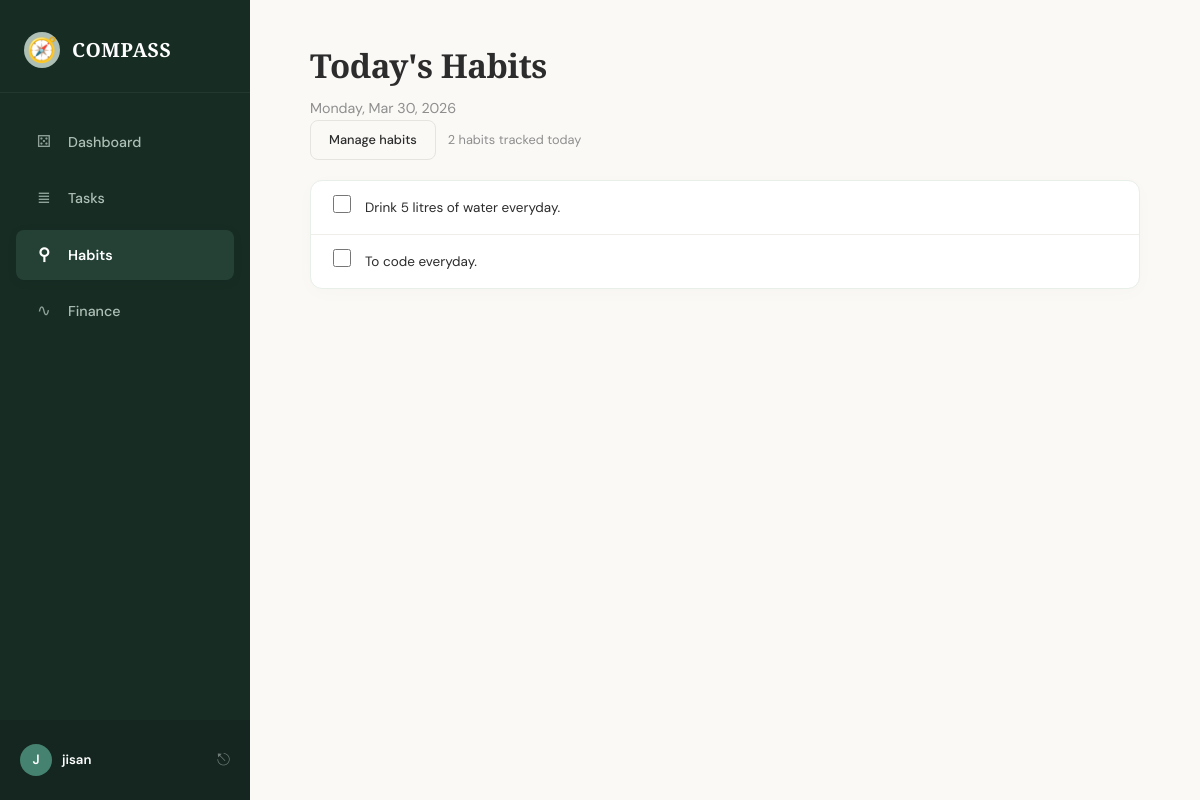
The page /habits/ (signed in) on the database its author committed.
### habits/models.py (models this page shows, shortened)
class HabitLog(models.Model):
    habit = models.ForeignKey(Habit, on_delete=models.CASCADE, related_name='logs')
    date = models.DateField()
    done = models.BooleanField(default=False)
    class Meta:
        unique_together = ('habit', 'date')
        ordering = ['habit']

class Habit(models.Model):
    user = models.ForeignKey(User, on_delete=models.CASCADE, related_name='habits')
    name = models.CharField(max_length=255)
    active = models.BooleanField(default=True)
    created_at = models.DateTimeField(auto_now_add=True)
    class Meta:
        ordering = ['created_at']

### habits/views.py (the view)
# urls.py: path('', views.habit_daily, name='daily'),
@login_required
def habit_daily(request):
    today = timezone.localdate()
    habits = Habit.objects.filter(user=request.user, active=True)
    habit_data = []
    for habit in habits:
        log, _ = HabitLog.objects.get_or_create(habit=habit, date=today)
        streak = _calculate_streak(habit, today)
        habit_data.append({'habit': habit, 'log': log, 'streak': streak})
    return render(request, 'habits/daily.html', {
        'habit_data': habit_data,
        'today': today,
    })

### habits/views.py (called while the page is built)
def _calculate_streak(habit, today):
    streak = 0
    check_date = today
    while True:
        done = HabitLog.objects.filter(habit=habit, date=check_date, done=True).exists()
        if done:
            streak += 1
            check_date -= timedelta(days=1)
        else:
            break
    return streak

### templates/habits/daily.html (shortened to what this page needs)
{% extends 'base.html' %}
{% block content %}
<div class="page-header">
    <h1>Today's Habits</h1>
    <p>{{ today|date:"l, M d, Y" }}</p>
</div>
<div style="margin-bottom: 20px; display: flex; gap: 12px; align-items: center;">
    <a href="{% url 'habits:manage' %}" class="btn btn-secondary">Manage habits</a>
    {% if habit_data %}
    {% with done_count=habit_data|length %}
    <span style="font-size:0.85rem; color:var(--text-light);">
        {{ habit_data|length }} habits tracked today
    </span>
    {% endwith %}
    {% endif %}
</div>
{% if habit_data %}
<div class="card" style="padding: 0;">
    {% for item in habit_data %}
    <div class="checkbox-item {% if item.log.done %}completed{% endif %}" style="padding: 14px 22px; display: flex; align-items: center; justify-content: space-between;">
        <div style="display: flex; align-items: center; gap: 14px; flex: 1;">
            <form method="post" action="{% url 'habits:toggle' item.habit.pk %}" style="display:inline;">
                <input type="checkbox" {% if item.log.done %}checked{% endif %} onchange="this.form.submit()"
                    id="habit-{{ item.habit.pk }}">
            </form>
            <label for="habit-{{ item.habit.pk }}" style="margin: 0; cursor: pointer;">{{ item.habit.name }}</label>
        </div>
    </div>
    {% endfor %}
</div>
{% endif %}
{% endblock %}

### templates/base.html (shortened to what this page needs)
{% load static %}
<!DOCTYPE html>
<html lang="en">
<head>
    <link rel="stylesheet" href="{% static 'css/style.css' %}?v={% now 'U' %}">
</head>
<body>
    {% if user.is_authenticated %}
    <nav class="sidebar">
        <div class="sidebar-brand">
            <span class="brand-icon">🧭</span>
            <span class="brand-text">COMPASS</span>
        </div>
        <ul class="sidebar-nav">
            <li><a href="{% url 'dashboard:index' %}" class="{% if request.resolver_match.app_name == 'dashboard' %}active{% endif %}">
                <span class="nav-icon">⚄</span> Dashboard
            </a></li>
            <li><a href="{% url 'tasks:list' %}" class="{% if request.resolver_match.app_name == 'tasks' %}active{% endif %}">
                <span class="nav-icon">≣</span> Tasks
            </a></li>
            <li><a href="{% url 'habits:daily' %}" class="{% if request.resolver_match.app_name == 'habits' %}active{% endif %}">
                <span class="nav-icon">⚲</span> Habits
            </a></li>
            <li><a href="{% url 'finance:overview' %}" class="{% if request.resolver_match.app_name == 'finance' %}active{% endif %}">
                <span class="nav-icon">∿</span> Finance
            </a></li>
        </ul>
        <div class="sidebar-footer">
            <div class="user-profile">
                <div class="user-avatar">{{ user.username.0|upper }}</div>
                <div class="user-name-col">
                    <span class="user-label">{{ user.username }}</span>
                </div>
            </div>
            <form method="post" action="{% url 'accounts:logout' %}" style="margin:0;">
                <button type="submit" class="logout-link" title="Sign out" style="background:none;border:none;cursor:pointer;padding:0;">⎋</button>
            </form>
        </div>
    </nav>
    {% endif %}
    <main class="{% if user.is_authenticated %}main-content{% else %}main-full{% endif %}">
        {% block content %}{% endblock %}
    </main>
</body>
</html>

### static/css/style.css (style rules this page uses)
*, *::before, *::after { margin: 0; padding: 0; box-sizing: border-box; }
:root { --bg: #faf9f6; --bg-card: #ffffff; --bg-sidebar: #172d24; --bg-sidebar-hover: #213c31; --bg-input: #f4fdf8; --text: #2c2c2c; --text-light: #8e8e8e; --text-sidebar: #aebfb6; --text-sidebar-active: #ffffff; --primary: #45826f; --primary-light: #e5f6ed; --primary-hover: #326252; --accent: #e58269; --accent-light: #fde8e3; --border: #e6e4df; --border-light: #f0eee9; --border-card: #e8eee8; --success: #45826f; --warning: #e58269; --shadow-sm: 0 4px 20px rgba(0, 0, 0, 0.02); --shadow-md: 0 8px 30px rgba(0, 0, 0, 0.04); --shadow-lg: 0 12px 40px rgba(0, 0, 0, 0.06); --radius: 12px; --radius-sm: 8px; --radius-lg: 20px; --sidebar-width: 250px; --transition: 0.25s cubic-bezier(0.2, 0, 0.2, 1); --dot-grey: #e6e4df; --dot-past: #d3d1cb; --dot-yellow: #f1c97f; --dot-green: #67b889; --dot-blue: #6ca0b9; }
html { font-size: 15px; }
body { font-family: 'DM Sans', 'Inter', -apple-system, BlinkMacSystemFont, sans-serif; background: var(--bg); color: var(--text); line-height: 1.6; min-height: 100vh; display: flex; -webkit-font-smoothing: antialiased; }
a { color: var(--primary); text-decoration: none; transition: color var(--transition); }
.sidebar { width: var(--sidebar-width); min-height: 100vh; background: var(--bg-sidebar); display: flex; flex-direction: column; position: fixed; top: 0; left: 0; z-index: 100; }
.sidebar-brand { padding: 32px 24px 24px; display: flex; align-items: center; gap: 12px; border-bottom: 1px solid rgba(255, 255, 255, 0.05); }
.brand-icon { font-size: 1.6rem; background: var(--text-sidebar); border-radius: 50%; width: 36px; height: 36px; display: flex; align-items: center; justify-content: center; color: var(--bg-sidebar); }
.brand-text { font-size: 1.3rem; font-family: 'Playfair Display', serif; font-weight: 700; color: #fff; letter-spacing: 0.5px; }
.sidebar-nav { list-style: none; padding: 24px 16px; flex: 1; }
.sidebar-nav li { margin-bottom: 6px; }
.sidebar-nav a { display: flex; align-items: center; gap: 12px; padding: 12px 16px; border-radius: var(--radius-sm); color: var(--text-sidebar); font-size: 0.95rem; font-weight: 500; transition: all var(--transition); }
.sidebar-nav a.active { background: #254136; color: #fff; font-weight: 600; box-shadow: 0 2px 8px rgba(0,0,0,0.1); }
.nav-icon { font-size: 1.1rem; width: 24px; text-align: center; opacity: 0.8; }
.sidebar-nav a.active .nav-icon { opacity: 1; }
.sidebar-footer { padding: 24px 20px; display: flex; justify-content: space-between; align-items: center; background: rgba(0,0,0,0.15); }
.user-profile { display: flex; align-items: center; gap: 10px; }
.user-avatar { width: 32px; height: 32px; border-radius: 50%; background: var(--primary); color: white; display: flex; align-items: center; justify-content: center; font-weight: 600; font-size: 0.9rem; }
.user-name-col { display: flex; flex-direction: column; }
.user-label { color: #fff; font-size: 0.88rem; font-weight: 600; line-height: 1.2; }
.logout-link { color: rgba(255, 255, 255, 0.4); font-size: 1.1rem; transition: color var(--transition); }
.main-content { margin-left: var(--sidebar-width); flex: 1; padding: 40px 60px; min-height: 100vh; }
.page-header h1 { font-size: 2.2rem; font-weight: 700; color: var(--text); letter-spacing: -0.5px; font-family: 'Playfair Display', serif; margin-bottom: 4px; }
.page-header p { color: var(--text-light); font-size: 0.95rem; margin-top: 0; }
.card { background: var(--bg-card); border: 1px solid var(--border-card); border-radius: var(--radius); padding: 24px; box-shadow: var(--shadow-sm); margin-bottom: 20px; transition: box-shadow var(--transition); }
.btn { display: inline-flex; align-items: center; gap: 6px; padding: 9px 18px; border: none; border-radius: var(--radius-sm); font-family: inherit; font-size: 0.85rem; font-weight: 500; cursor: pointer; transition: all var(--transition); text-decoration: none; }
.btn-secondary { background: var(--bg); color: var(--text); border: 1px solid var(--border); }
.checkbox-item { display: flex; align-items: center; gap: 10px; padding: 10px 0; border-bottom: 1px solid var(--border-light); }
.checkbox-item:last-child { border-bottom: none; }
.checkbox-item input[type="checkbox"] { width: 18px; height: 18px; accent-color: var(--primary); cursor: pointer; }
.checkbox-item label { font-size: 0.9rem; cursor: pointer; flex: 1; }

### rows shown on the page
Habit: habit.name "Drink 5 litres of water everyday."
Habit: habit.name "To code everyday."

### other values the page prints
{{ user.username.0|upper }} "J"
{{ user.username }} "jisan"
{{ today|date:"l, M d, Y" }} "Monday, Mar 30, 2026"
{{ habit_data|length }} "2"
